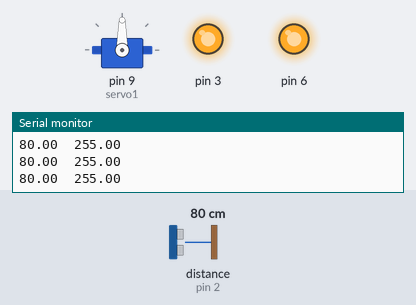
A sketch run on a simulated Arduino Uno, built with avr-gcc and run on an emulated ATmega328P. On the bench: servo, output pins drawn as LEDs (lit = HIGH), the last lines printed to the serial monitor. The test bench sets the inputs (shaded band); at power-on: distance to the obstacle (sensor on pin 2) 80 cm. The echo pulse lasts 58.3 µs per cm.

Above: at 1.2 s.
1.3 s: distance to the obstacle (sensor on pin 2) set to 2 cm
At 1.8 s:
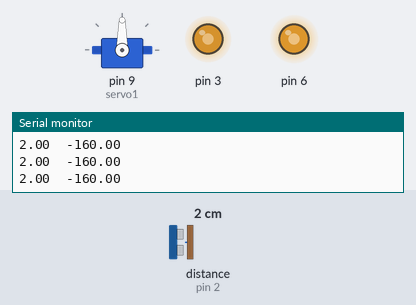
2.8 s: distance to the obstacle (sensor on pin 2) set to 4 cm
At 4.0 s:
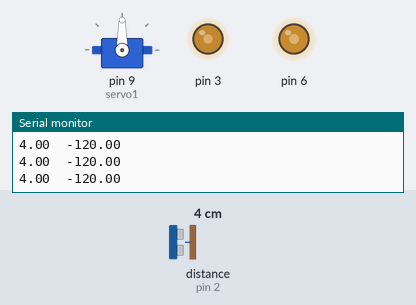
4.3 s: distance to the obstacle (sensor on pin 2) set to 299 cm
At 5.5 s:
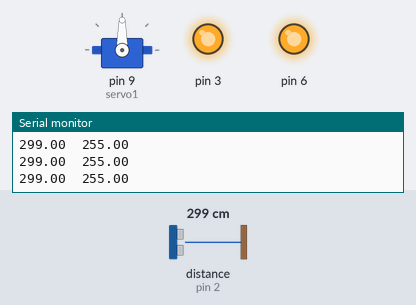
5.8 s: distance to the obstacle (sensor on pin 2) set to 7 cm
At 6.2 s:
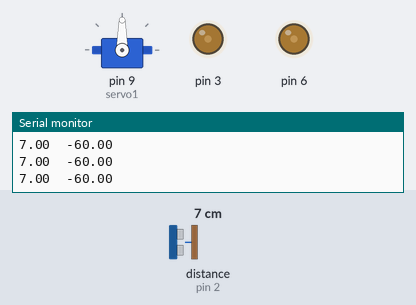
7.3 s: distance to the obstacle (sensor on pin 2) set to 120 cm
At 8.4 s:
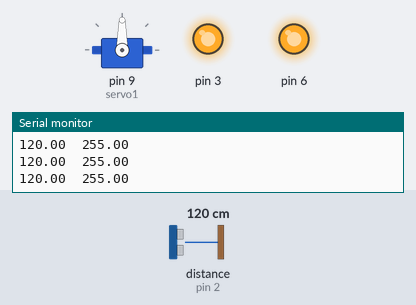
Timing chart, 0 to 9.8 s (numbered marks = the images above; inputs shaded):
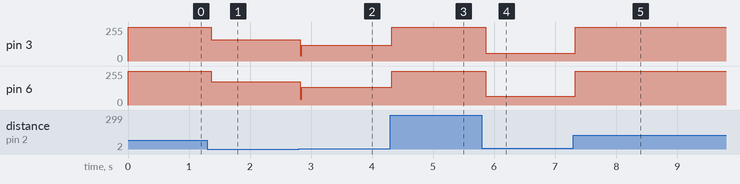

The sketch:

PIDExample.ino
```cpp
#include <Servo.h>
#include <motor_control.h>
#include <HC_SR04.h>
#include <MPU6050.h>
#include <PID_v1.h>

#define ECHO_PIN 2
#define TRIG_PIN 10
#define ECHO_INT 0
#define SDA 4
#define SCL 5

Servo servo1;
HC_SR04 distance_sensor(TRIG_PIN, ECHO_PIN, ECHO_INT);
MPU6050 sensor(SDA, SCL);

double input, output, setpoint=10, kp=20, ki=0, kd=2;

PID controller(&input, &output, &setpoint, kp, ki, kd, DIRECT);

void setup() {
  Serial.begin(9600);

  servo1.attach(9);
  servo1.write(90);

  distance_sensor.begin();
  distance_sensor.start();

  sensor.initialize();
  sensor.calibrate();

  controller.SetSampleTime(25);
  controller.SetOutputLimits(-255,255);
  controller.SetMode(1);
}

void loop() {
  if(distance_sensor.isFinished()) {
    input = distance_sensor.getRange();
    distance_sensor.start();
  }

  controller.Compute();
  moveRobot(-output);

  Serial.print(input); Serial.print("\t"); Serial.println(-output);
}

void moveRobot(int num) {
  raw_motor_control(1.1*num,num);
}
```

Measured:
- after the input at 1.3 s, pin 3: 255/255 → 160/255 after 0.06 s; pin 6: 255/255 → 176/255 after 0.06 s
- after the input at 2.8 s, pin 3: 160/255 → 120/255 at once; pin 6: 176/255 → 132/255 at once
- after the input at 4.3 s, pin 3: 120/255 → 255/255 at once; pin 6: 132/255 → 255/255 at once
- after the input at 5.8 s, pin 3: 255/255 → 60/255 after 0.06 s; pin 6: 255/255 → 66/255 after 0.06 s
- after the input at 7.3 s, pin 3: 60/255 → 255/255 at once; pin 6: 66/255 → 255/255 at once
